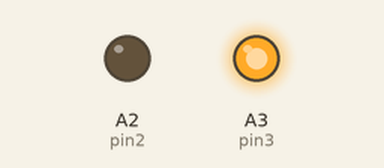
Bench run of a sketch on a simulated Arduino Uno, built with avr-gcc and run on an emulated ATmega328P. On the bench: output pins drawn as LEDs (lit = HIGH). The local clock reads 2024-03-15 10:24:30 at power-on unless the sketch sets it; what the sketch prints to the serial monitor is not drawn.

Above: at 0.1 s.
Timing chart, 0 to 1.6 s (numbered marks = the images above):
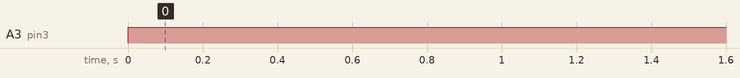

The sketch:

set_time.ino
```cpp
// Date and time functions using a DS1307 RTC connected via I2C and Wire lib

#include <Wire.h>
#include "RTClib.h"

const int pin3 = A3;
const int pin2 = A2;

RTC_DS1307 RTC;

void setup () {
    pinMode(pin3, OUTPUT);
    pinMode(pin2, OUTPUT);
    Serial.begin(57600);
    Wire.begin();
    RTC.begin();

  if (! RTC.isrunning()) {
    Serial.println("RTC is NOT running!");
    // following line sets the RTC to the date & time this sketch was compiled
    RTC.adjust(DateTime(__DATE__, __TIME__));
  }

}

void loop () {
    digitalWrite(pin2, LOW);
    digitalWrite(pin3, HIGH);
    DateTime now = RTC.now();

    Serial.print(now.year(), DEC);
    Serial.print('/');
    Serial.print(now.month(), DEC);
    Serial.print('/');
    Serial.print(now.day(), DEC);
    Serial.print(' ');
    Serial.print(now.hour(), DEC);
    Serial.print(':');
    Serial.print(now.minute(), DEC);
    Serial.print(':');
    Serial.print(now.second(), DEC);
    Serial.println();

    Serial.print(" since 1970 = ");
    Serial.print(now.unixtime());
    Serial.print("s = ");
    Serial.print(now.unixtime() / 86400L);
    Serial.println("d");

    // calculate a date which is 7 days and 30 seconds into the future
    DateTime future (now.unixtime() + 7 * 86400L + 30);

    Serial.print(" now + 7d + 30s: ");
    Serial.print(future.year(), DEC);
    Serial.print('/');
    Serial.print(future.month(), DEC);
    Serial.print('/');
    Serial.print(future.day(), DEC);
    Serial.print(' ');
    Serial.print(future.hour(), DEC);
    Serial.print(':');
    Serial.print(future.minute(), DEC);
    Serial.print(':');
    Serial.print(future.second(), DEC);
    Serial.println();

    Serial.println();
    delay(3000);
}
```

Measured:
- by itself, A3 (pin3): LOW → HIGH at 0.00 s
